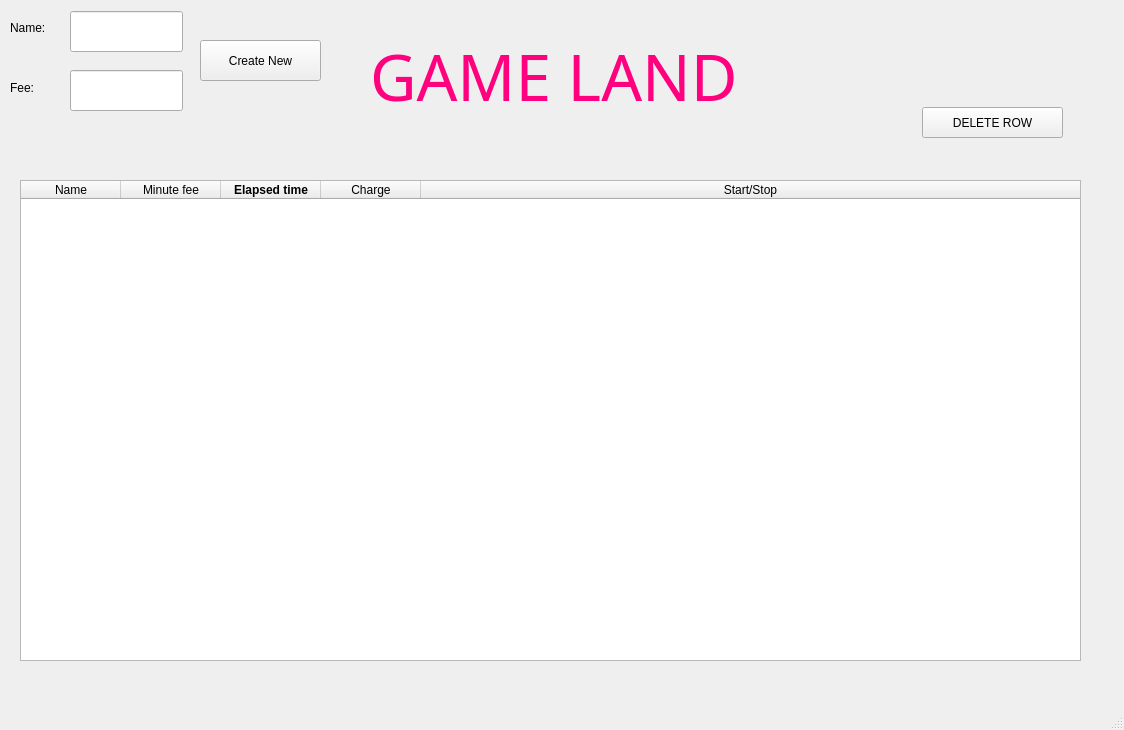
<?xml version="1.0" encoding="UTF-8"?>
<ui version="4.0">
 <class>MainWindow</class>
 <widget class="QMainWindow" name="MainWindow">
  <property name="geometry">
   <rect>
    <x>0</x>
    <y>0</y>
    <width>1124</width>
    <height>730</height>
   </rect>
  </property>
  <property name="minimumSize">
   <size>
    <width>1124</width>
    <height>730</height>
   </size>
  </property>
  <property name="maximumSize">
   <size>
    <width>1124</width>
    <height>730</height>
   </size>
  </property>
  <property name="windowTitle">
   <string>GameLAND</string>
  </property>
  <widget class="QWidget" name="centralwidget">
   <widget class="QTableWidget" name="gtable">
    <property name="geometry">
     <rect>
      <x>20</x>
      <y>180</y>
      <width>1061</width>
      <height>481</height>
     </rect>
    </property>
    <property name="midLineWidth">
     <number>10</number>
    </property>
    <property name="editTriggers">
     <set>QAbstractItemView::NoEditTriggers</set>
    </property>
    <property name="showGrid">
     <bool>true</bool>
    </property>
    <property name="gridStyle">
     <enum>Qt::DashDotDotLine</enum>
    </property>
    <property name="sortingEnabled">
     <bool>false</bool>
    </property>
    <property name="rowCount">
     <number>0</number>
    </property>
    <property name="columnCount">
     <number>5</number>
    </property>
    <attribute name="horizontalHeaderShowSortIndicator" stdset="0">
     <bool>false</bool>
    </attribute>
    <attribute name="horizontalHeaderStretchLastSection">
     <bool>true</bool>
    </attribute>
    <attribute name="verticalHeaderStretchLastSection">
     <bool>false</bool>
    </attribute>
    <column>
     <property name="text">
      <string>Name</string>
     </property>
    </column>
    <column>
     <property name="text">
      <string>Minute fee</string>
     </property>
    </column>
    <column>
     <property name="text">
      <string>Elapsed time</string>
     </property>
     <property name="font">
      <font>
       <weight>75</weight>
       <bold>true</bold>
      </font>
     </property>
    </column>
    <column>
     <property name="text">
      <string>Charge</string>
     </property>
    </column>
    <column>
     <property name="text">
      <string>Start/Stop</string>
     </property>
    </column>
   </widget>
   <widget class="QLineEdit" name="gname">
    <property name="geometry">
     <rect>
      <x>70</x>
      <y>11</y>
      <width>113</width>
      <height>41</height>
     </rect>
    </property>
    <property name="styleSheet">
     <string notr="true">font: 10pt &quot;MS Shell Dlg 2&quot;;</string>
    </property>
   </widget>
   <widget class="QLineEdit" name="gcharge">
    <property name="geometry">
     <rect>
      <x>70</x>
      <y>70</y>
      <width>113</width>
      <height>41</height>
     </rect>
    </property>
    <property name="styleSheet">
     <string notr="true">font: 10pt &quot;MS Shell Dlg 2&quot;;</string>
    </property>
   </widget>
   <widget class="QPushButton" name="gcreatenew">
    <property name="geometry">
     <rect>
      <x>200</x>
      <y>40</y>
      <width>121</width>
      <height>41</height>
     </rect>
    </property>
    <property name="text">
     <string>Create New</string>
    </property>
   </widget>
   <widget class="QLabel" name="label">
    <property name="geometry">
     <rect>
      <x>10</x>
      <y>20</y>
      <width>55</width>
      <height>16</height>
     </rect>
    </property>
    <property name="text">
     <string>Name:</string>
    </property>
   </widget>
   <widget class="QLabel" name="label_2">
    <property name="geometry">
     <rect>
      <x>10</x>
      <y>80</y>
      <width>55</width>
      <height>16</height>
     </rect>
    </property>
    <property name="text">
     <string>Fee:</string>
    </property>
   </widget>
   <widget class="QPushButton" name="delbtn">
    <property name="geometry">
     <rect>
      <x>922</x>
      <y>107</y>
      <width>141</width>
      <height>31</height>
     </rect>
    </property>
    <property name="text">
     <string>DELETE ROW</string>
    </property>
   </widget>
   <widget class="QLabel" name="label_3">
    <property name="geometry">
     <rect>
      <x>370</x>
      <y>20</y>
      <width>511</width>
      <height>111</height>
     </rect>
    </property>
    <property name="font">
     <font>
      <family>Rockwell Condensed</family>
      <pointsize>48</pointsize>
      <weight>50</weight>
      <bold>false</bold>
     </font>
    </property>
    <property name="styleSheet">
     <string notr="true">color:rgb(255, 0, 127)</string>
    </property>
    <property name="text">
     <string>GAME LAND</string>
    </property>
   </widget>
  </widget>
  <widget class="QMenuBar" name="menubar">
   <property name="geometry">
    <rect>
     <x>0</x>
     <y>0</y>
     <width>1124</width>
     <height>26</height>
    </rect>
   </property>
  </widget>
  <widget class="QStatusBar" name="statusbar"/>
 </widget>
 <resources/>
 <connections/>
</ui>
